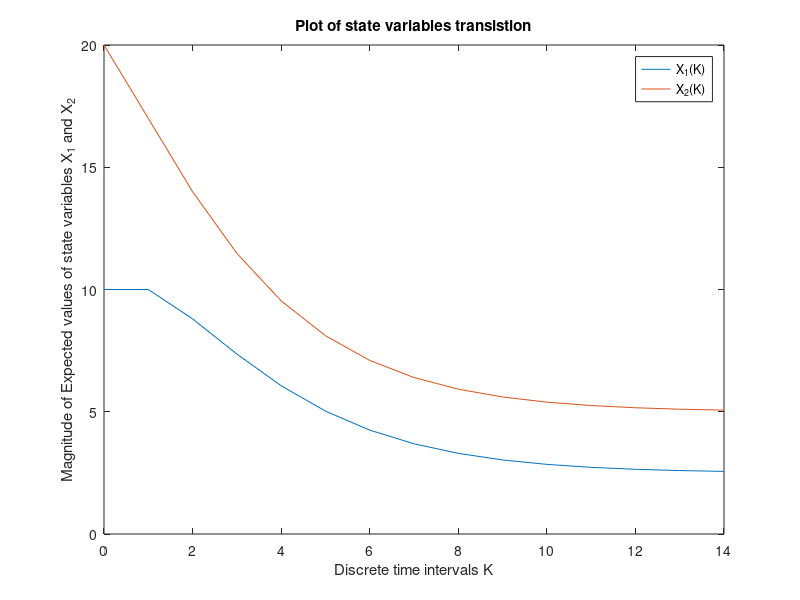
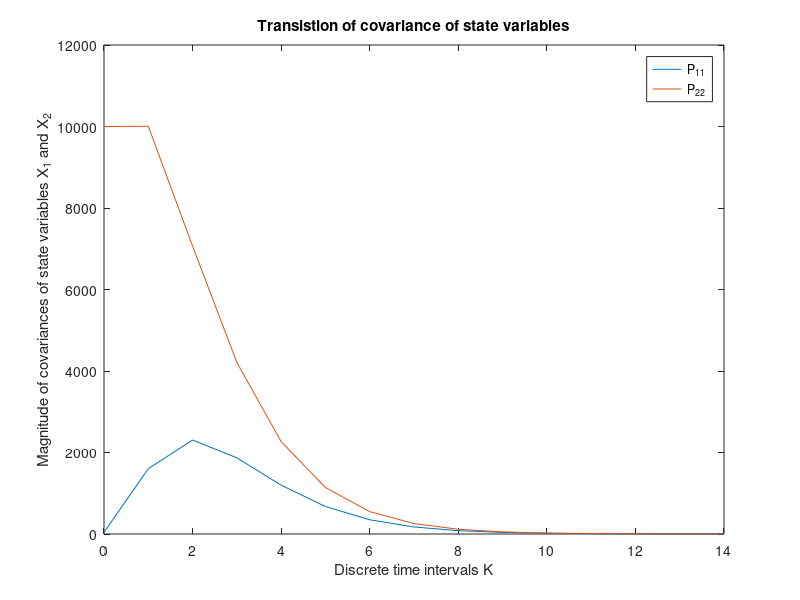

MATLAB code for these plots, in order:
close all
clear all
clc
% Initializations of state space 
X1(1) = 10;
X2(1) = 20;
XN = [10;20];
% Initializations of expected values
EXN = [10;20];
U = [0;1];
XN_full = XN;
EXN_full = XN;
% Initializations of variances 
P = diag([40,10000]);
PX1 = [P(1,1)];
PX2 = [P(2,2)];
for K = 1:14
    W1 = normrnd(0,1);
    W2 = normrnd(0,1);
    W = [W1;W2];
    Q = W*W';
    O = [0.2, 0.4; -0.4,1];
    % State space equations
    XN = O*XN + U + W;
    XN_full = [XN_full XN];
    %Expected values equations
    EXN = O*EXN + [0;1];
    EXN_full = [EXN_full EXN];
    % Variance equations
    P = O*P*(O') + Q;
    PX1 = [PX1 P(1,1)];
    PX2 = [PX2 P(2,2)];
    
end

K = 0:14;

figure;
plot(K,EXN_full(1,:),K,EXN_full(2,:));
legend('X_{1}(K)', 'X_{2}(K)','Location','northeast');
ylabel('Magnitude of Expected values of state variables X_{1} and X_{2}');
xlabel('Discrete time intervals K');
title('Plot of state variables transistion');

figure;
plot(K,PX1,K,PX2);
legend('P_{11}', 'P_{22}','Location','northeast');
ylabel('Magnitude of covariances of state variables X_{1} and X_{2}');
xlabel('Discrete time intervals K');
title('Transistion of covariance of state variables');
